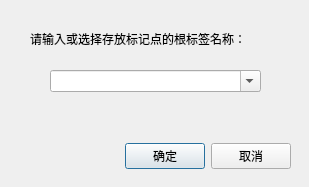
<?xml version="1.0" encoding="UTF-8"?>
<ui version="4.0">
 <class>SetMarkedPointTreeRootNameDlg</class>
 <widget class="QDialog" name="SetMarkedPointTreeRootNameDlg">
  <property name="windowModality">
   <enum>Qt::ApplicationModal</enum>
  </property>
  <property name="geometry">
   <rect>
    <x>0</x>
    <y>0</y>
    <width>309</width>
    <height>187</height>
   </rect>
  </property>
  <property name="windowTitle">
   <string>设置标记点根标签名称</string>
  </property>
  <widget class="QWidget" name="layoutWidget">
   <property name="geometry">
    <rect>
     <x>20</x>
     <y>140</y>
     <width>271</width>
     <height>33</height>
    </rect>
   </property>
   <layout class="QHBoxLayout">
    <property name="spacing">
     <number>6</number>
    </property>
    <property name="margin">
     <number>0</number>
    </property>
    <item>
     <spacer>
      <property name="orientation">
       <enum>Qt::Horizontal</enum>
      </property>
      <property name="sizeHint" stdset="0">
       <size>
        <width>131</width>
        <height>31</height>
       </size>
      </property>
     </spacer>
    </item>
    <item>
     <widget class="QPushButton" name="okButton">
      <property name="text">
       <string>确定</string>
      </property>
     </widget>
    </item>
    <item>
     <widget class="QPushButton" name="cancelButton">
      <property name="text">
       <string>取消</string>
      </property>
     </widget>
    </item>
   </layout>
  </widget>
  <widget class="QLabel" name="label1">
   <property name="enabled">
    <bool>true</bool>
   </property>
   <property name="geometry">
    <rect>
     <x>30</x>
     <y>30</y>
     <width>250</width>
     <height>16</height>
    </rect>
   </property>
   <property name="sizePolicy">
    <sizepolicy hsizetype="Preferred" vsizetype="Preferred">
     <horstretch>0</horstretch>
     <verstretch>0</verstretch>
    </sizepolicy>
   </property>
   <property name="text">
    <string>请输入或选择存放标记点的根标签名称：</string>
   </property>
   <property name="alignment">
    <set>Qt::AlignLeading|Qt::AlignLeft|Qt::AlignTop</set>
   </property>
  </widget>
  <widget class="QComboBox" name="nameComboBox">
   <property name="geometry">
    <rect>
     <x>50</x>
     <y>70</y>
     <width>211</width>
     <height>22</height>
    </rect>
   </property>
   <property name="editable">
    <bool>true</bool>
   </property>
  </widget>
 </widget>
 <resources/>
 <connections>
  <connection>
   <sender>okButton</sender>
   <signal>clicked()</signal>
   <receiver>SetMarkedPointTreeRootNameDlg</receiver>
   <slot>accept()</slot>
   <hints>
    <hint type="sourcelabel">
     <x>288</x>
     <y>207</y>
    </hint>
    <hint type="destinationlabel">
     <x>96</x>
     <y>254</y>
    </hint>
   </hints>
  </connection>
  <connection>
   <sender>cancelButton</sender>
   <signal>clicked()</signal>
   <receiver>SetMarkedPointTreeRootNameDlg</receiver>
   <slot>reject()</slot>
   <hints>
    <hint type="sourcelabel">
     <x>369</x>
     <y>207</y>
    </hint>
    <hint type="destinationlabel">
     <x>179</x>
     <y>282</y>
    </hint>
   </hints>
  </connection>
 </connections>
</ui>
